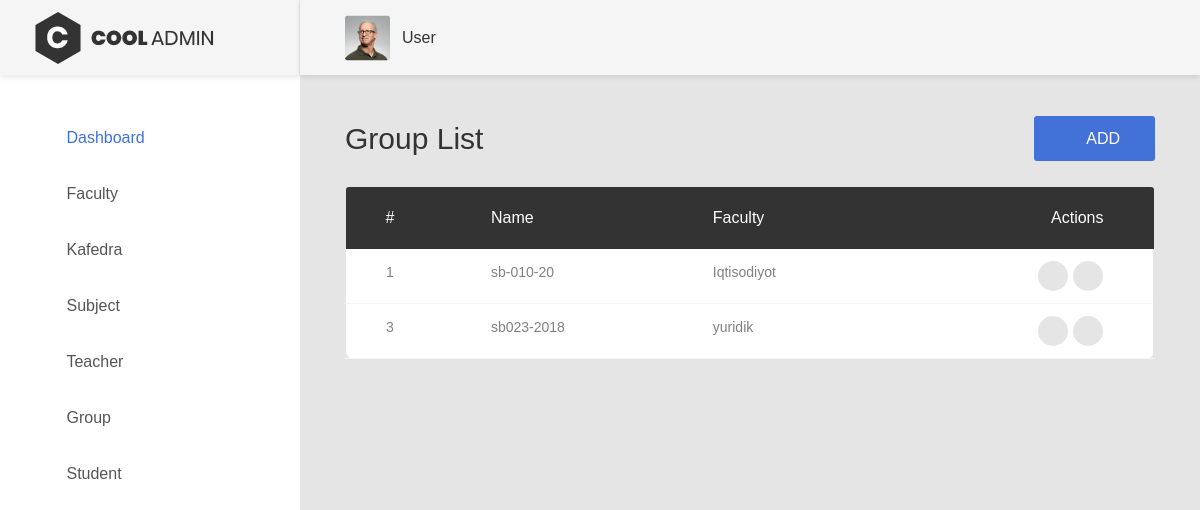
The app's page /group/list/ (signed in) with its own data.
### adminapp/models.py (models this page shows, shortened)
class Group(models.Model):
    name = models.CharField(max_length=100, null=False, blank=False)
    faculty = models.ForeignKey(Faculty,null=True, on_delete=models.SET_NULL)

### adminapp/views.py (the view)
# urls.py: path('group/list/',group_list, name='group_list'),
@login_required_decorator
def group_list(request):
    groups=services.get_groups()
    ctx={
        "groups":groups
    }
    return render(request,'group/list.html',ctx)

### adminapp/services.py (called while the page is built)
def dictfetchall(cursor):
    columns = [col[0] for col in cursor.description]
    return [
        dict(zip(columns, row)) for row in cursor.fetchall()
    ]

def get_groups():
    with closing(connection.cursor()) as cursor:
        cursor.execute("""SELECT adminapp_group.id, adminapp_group.name, adminapp_faculty.name as faculty
         from adminapp_group left join adminapp_faculty on adminapp_group.faculty_id = adminapp_faculty.id
         """)
        groups = dictfetchall(cursor)
        return groups

### templates/group/list.html
{% extends 'base.html' %}
{% load static %}
{% block content %}
 <div class="page-container">
    {%include 'userbar.html'%}
    <div class="main-content">
        <div class="section__content section__content--p30">
            <div class="container-fluid">
                <div class="row">
                    <div class="col-md-12">
                        <div class="overview-wrap">
                            <h2 class="title-1">Group List</h2>
                            <a class="au-btn au-btn-icon au-btn--blue" href="{% url 'group_create' %}">
                                <i class="zmdi zmdi-plus"></i>add</a>
                        </div>
                    </div>
                </div>
                <br>
                <div class="row">
                    <div class="col-md-12">
                        <div class="table-responsive m-b-40">
                            <table class="table table-borderless table-data3">
                                <thead>
                                    <tr>
                                        <th>#</th>
                                        <th>Name</th>
                                        <th>Faculty</th>
                                        <th>Actions</th>
                                    </tr>
                                </thead>
                                <tbody>
                                    {% for group in groups %}
                                    <tr>
                                        <td>{{ group.id }}</td>
                                        <td>{{ group.name }}</td>
                                        <td>{{ group.faculty }}</td>
                                        <td>
                                            <div class="table-data-feature">
                                                <a class="item" data-toggle="tooltip" href="{% url 'group_edit' pk=group.id %}" data-placement="top" title="" data-original-title="Edit">
                                                    <i class="zmdi zmdi-edit text-warning"></i>
                                                </a>
                                                <a class="item" data-toggle="tooltip" href="{% url 'group_delete' pk=group.id %}" data-placement="top" title="" data-original-title="Delete">
                                                    <i class="zmdi zmdi-delete text-danger"></i>
                                                </a>
                                            </div>
                                        </td>
                                    </tr>
                                    {% endfor %}
                                </tbody>
                            </table>
                        </div>
                    </div>
                </div>
            </div>
        </div>
    </div>
</div>
{% endblock %}

### templates/userbar.html (shortened to what this page needs)
    {% load static%}
    <header class="header-desktop">
        <div class="section__content section__content--p30">
            <div class="container-fluid">
                <div class="header-wrap">
                    <div class="header-button">
                        <div class="account-wrap">
                            <div class="account-item clearfix js-item-menu">
                                <div class="image">
                                    <img src="{% static 'images/icon/avatar-01.jpg' %}" alt="John Doe" />
                                </div>
                                <div class="content">
                                    <a class="js-acc-btn" href="#">{{user.username}}</a>
                                </div>
                            </div>
                        </div>
                    </div>
                </div>
            </div>
        </div>
    </header>

### records on screen
Group: id "1", name "sb-010-20", faculty "Iqtisodiyot"
Group: id "3", name "sb023-2018", faculty "yuridik"

### other values on screen
{{ user.username }} "User"
